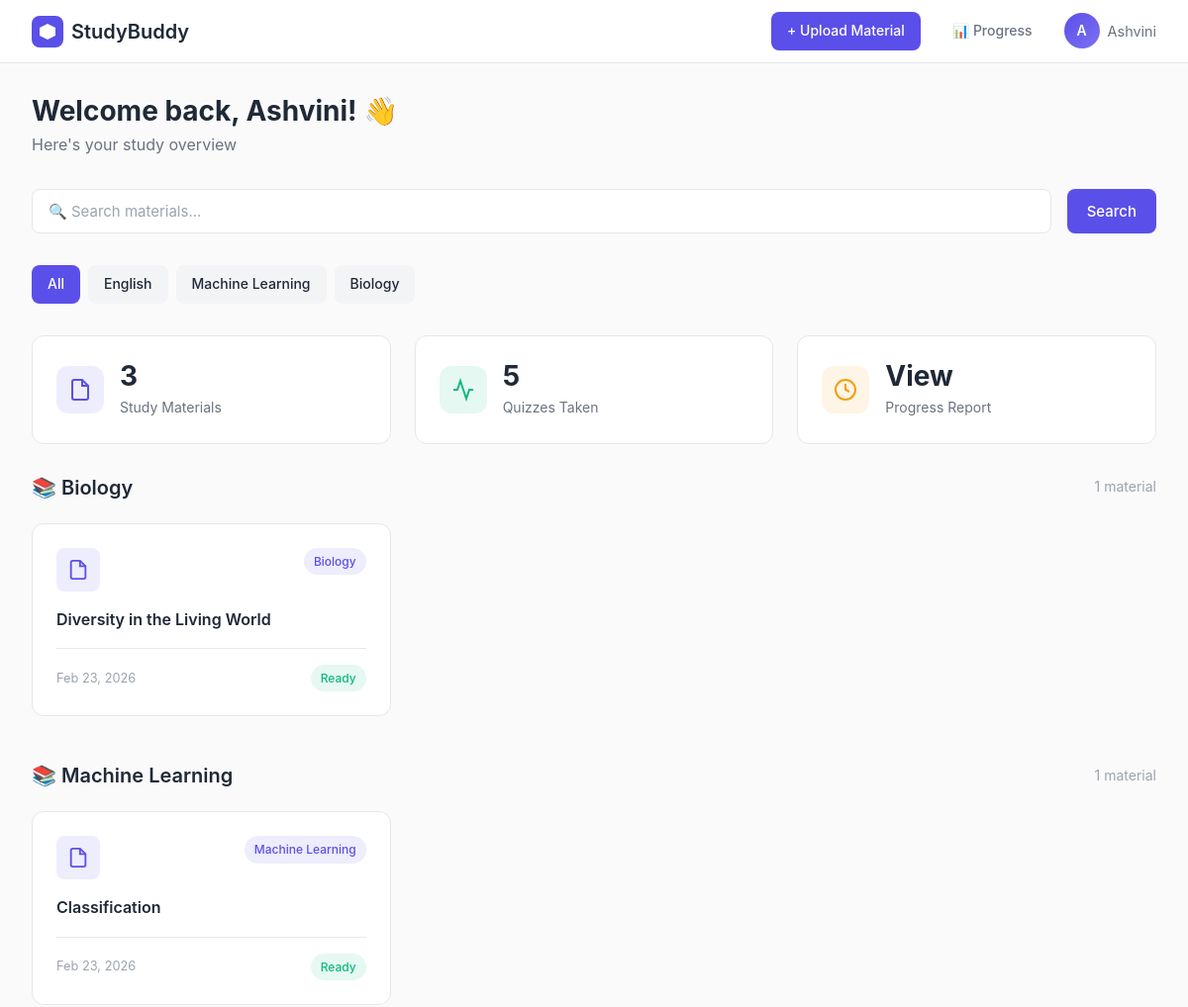
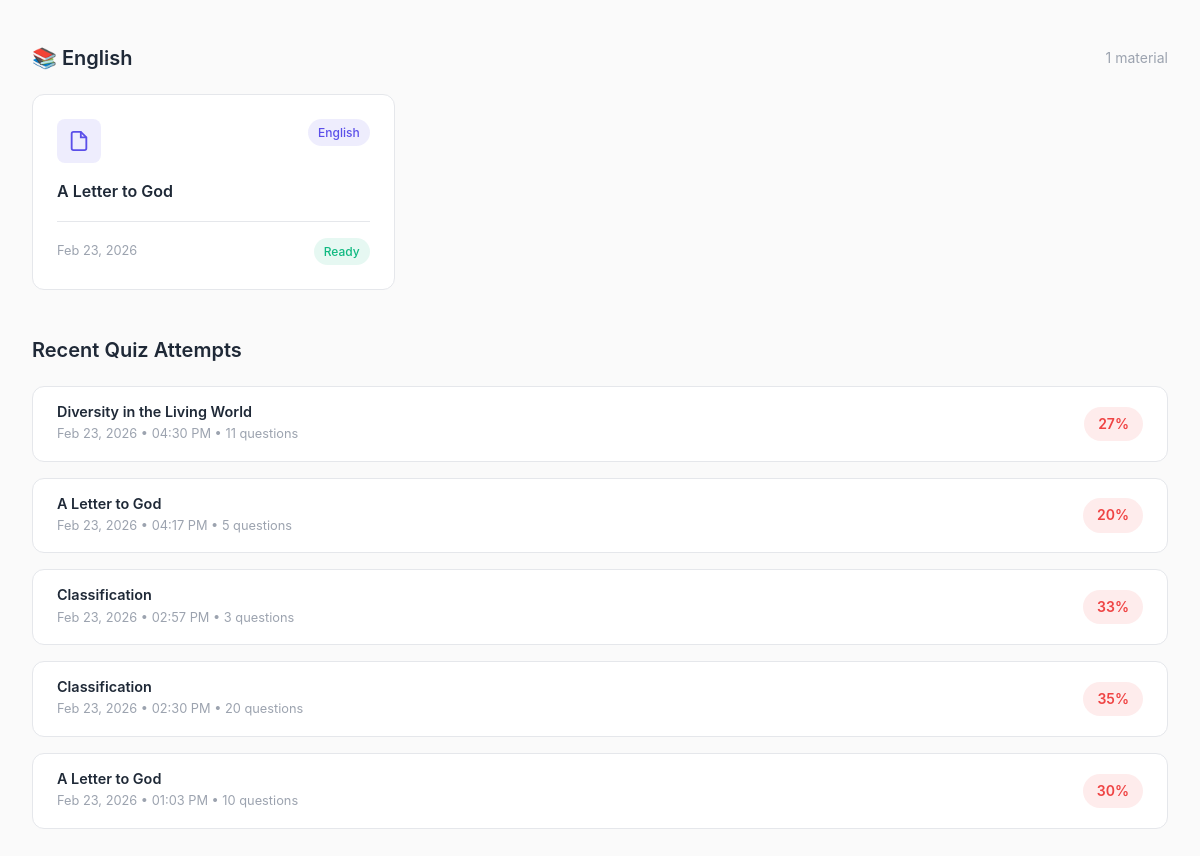
The page /dashboard/ (signed in) on the database its author committed (2 pictures, top to bottom).
### materials/models.py (models this page shows, shortened)
class StudyMaterial(models.Model):
    user = models.ForeignKey(User, on_delete=models.CASCADE)
    title = models.CharField(max_length=200)
    subject = models.CharField(max_length=100)
    file = models.FileField(upload_to='materials/')
    extracted_text = models.TextField(blank=True)
    uploaded_at = models.DateTimeField(auto_now_add=True)

### progress/models.py (models this page shows)
class QuizAttempt(models.Model):
    user = models.ForeignKey(User, on_delete=models.CASCADE)
    material = models.ForeignKey(StudyMaterial, on_delete=models.CASCADE)
    score = models.IntegerField(default=0)
    total_questions = models.IntegerField(default=0)
    attempted_at = models.DateTimeField(auto_now_add=True)
    def percentage(self):
        if self.total_questions == 0:
            return 0
        return round((self.score / self.total_questions) * 100)

### materials/views.py (the view)
# urls.py: path('dashboard/', views.dashboard, name='dashboard'),
@login_required
def dashboard(request):
    search = request.GET.get('search', '')
    subject_filter = request.GET.get('subject', '')
    materials = StudyMaterial.objects.filter(user=request.user).order_by('-uploaded_at')
    if search:
        materials = materials.filter(title__icontains=search) | materials.filter(subject__icontains=search)
        materials = materials.distinct()
    if subject_filter:
        materials = materials.filter(subject__icontains=subject_filter)
    all_materials = StudyMaterial.objects.filter(user=request.user)
    subjects = list(all_materials.values_list('subject', flat=True).distinct())
    from collections import defaultdict
    grouped = defaultdict(list)
    for m in materials:
        grouped[m.subject].append(m)
    attempts = QuizAttempt.objects.filter(user=request.user).order_by('-attempted_at')[:5]
    return render(request, 'dashboard.html', {
        'materials': materials,
        'attempts': attempts,
        'subjects': subjects,
        'grouped': dict(grouped),
        'search': search,
        'subject_filter': subject_filter,
    })

### templates/dashboard.html (shortened to what this page needs)
{% load static %}
<!DOCTYPE html>
<html lang="en">
<head>
    <link rel="stylesheet" href="{% static 'css/base.css' %}">
    <link rel="stylesheet" href="{% static 'css/components.css' %}">
</head>
<body>
    <div class="dashboard-layout">
        <nav class="topbar">
            <a href="{% url 'landing' %}" class="topbar-logo">
                <svg width="32" height="32" viewBox="0 0 32 32" fill="none">
                    <rect width="32" height="32" rx="8" fill="#5B4FE9"/>
                    <path d="M16 8L24 12V20L16 24L8 20V12L16 8Z" fill="white"/>
                </svg>
                StudyBuddy
            </a>
            <div class="topbar-right">
    <a href="{% url 'upload' %}" class="btn btn-primary btn-sm">+ Upload Material</a>
    <a href="{% url 'progress' %}" class="btn btn-ghost btn-sm">📊 Progress</a>
    <div style="position:relative;">
        <div style="display:flex;align-items:center;gap:0.5rem;cursor:pointer;" id="profileToggle">
            <div class="avatar">{{ request.user.username|first|upper }}</div>
            <span style="font-size:0.9rem;color:var(--text-secondary);">{{ request.user.username }}</span>
        </div>
    </div>
</div>
        </nav>
        <div class="dashboard-body">
            <div class="dashboard-header">
                <h1>Welcome back, {{ request.user.username }}! 👋</h1>
                <p>Here's your study overview</p>
            </div>
            <div style="display:flex;gap:var(--spacing-md);margin-bottom:var(--spacing-xl);flex-wrap:wrap;">
                <form method="GET" style="display:flex;gap:var(--spacing-md);flex:1;flex-wrap:wrap;">
                    <input
                        type="text"
                        name="search"
                        value="{{ search }}"
                        placeholder="🔍 Search materials..."
                        class="form-input"
                        style="flex:1;min-width:200px;"
                    >
                    <button type="submit" class="btn btn-primary">Search</button>
                </form>
            </div>
            {% if subjects %}
            <div style="display:flex;gap:var(--spacing-sm);flex-wrap:wrap;margin-bottom:var(--spacing-xl);">
                <a href="{% url 'dashboard' %}{% if search %}?search={{ search }}{% endif %}"
                class="btn btn-sm {% if not subject_filter %}btn-primary{% else %}btn-secondary{% endif %}">
                    All
                </a>
                {% for subject in subjects %}
                <a href="?subject={{ subject }}{% if search %}&search={{ search }}{% endif %}"
                class="btn btn-sm {% if subject_filter == subject %}btn-primary{% else %}btn-secondary{% endif %}">
                    {{ subject }}
                </a>
                {% endfor %}
            </div>
            {% endif %}
            <div class="stats-grid">
                <div class="stat-card">
                    <div class="stat-icon" style="background:rgba(91,79,233,0.1);">
                        <svg width="24" height="24" viewBox="0 0 24 24" fill="none" stroke="#5B4FE9" stroke-width="2">
                            <path d="M14 2H6a2 2 0 0 0-2 2v16a2 2 0 0 0 2 2h12a2 2 0 0 0 2-2V8z"/>
                            <polyline points="14 2 14 8 20 8"/>
                        </svg>
                    </div>
                    <div class="stat-info">
                        <h3>{{ materials|length }}</h3>
                        <p>Study Materials</p>
                    </div>
                </div>
                <div class="stat-card">
                    <div class="stat-icon" style="background:rgba(16,185,129,0.1);">
                        <svg width="24" height="24" viewBox="0 0 24 24" fill="none" stroke="#10B981" stroke-width="2">
                            <polyline points="22 12 18 12 15 21 9 3 6 12 2 12"/>
                        </svg>
                    </div>
                    <div class="stat-info">
                        <h3>{{ attempts|length }}</h3>
                        <p>Quizzes Taken</p>
                    </div>
                </div>
                <div class="stat-card">
                    <div class="stat-icon" style="background:rgba(245,158,11,0.1);">
                        <svg width="24" height="24" viewBox="0 0 24 24" fill="none" stroke="#F59E0B" stroke-width="2">
                            <circle cx="12" cy="12" r="10"/>
                            <polyline points="12 6 12 12 16 14"/>
                        </svg>
                    </div>
                    <div class="stat-info">
                        <h3><a href="{% url 'progress' %}" style="color:inherit;text-decoration:none;">View</a></h3>
                        <p>Progress Report</p>
                    </div>
                </div>
            </div>
            {% if subject_filter or search %}
            <h2 class="section-title">
                {% if subject_filter %}{{ subject_filter }}{% else %}Search Results{% endif %}
                <span style="font-size:0.875rem;font-weight:400;color:var(--text-tertiary);">({{ materials|length }} found)</span>
            </h2>
            <div class="materials-grid">
                <a href="{% url 'upload' %}" class="upload-card">
                    <svg width="40" height="40" viewBox="0 0 24 24" fill="none" stroke="currentColor" stroke-width="2">
                        <circle cx="12" cy="12" r="10"/>
                        <line x1="12" y1="8" x2="12" y2="16"/>
                        <line x1="8" y1="12" x2="16" y2="12"/>
                    </svg>
                    <h3>Upload New</h3>
                    <p>Add PDF material</p>
                </a>
                {% for material in materials %}
                <a href="{% url 'material_detail' material.pk %}" class="material-card">
                    <div class="material-card-header">
                        <div class="material-icon">
                            <svg width="22" height="22" viewBox="0 0 24 24" fill="none" stroke="currentColor" stroke-width="2">
                                <path d="M14 2H6a2 2 0 0 0-2 2v16a2 2 0 0 0 2 2h12a2 2 0 0 0 2-2V8z"/>
                                <polyline points="14 2 14 8 20 8"/>
                            </svg>
                        </div>
                        <span class="badge badge-primary">{{ material.subject }}</span>
                    </div>
                    <p class="material-title">{{ material.title }}</p>
                    <div class="material-meta">
                        <span class="material-date">{{ material.uploaded_at|date:"M d, Y" }}</span>
                        <span class="badge badge-success">Ready</span>
                    </div>
                </a>
                {% empty %}
                <div class="empty-state" style="grid-column:1/-1;">
                    <p>No materials found.</p>
                </div>
                {% endfor %}
            </div>
            {% else %}
            {% if grouped %}
                {% for subject, mats in grouped.items %}
                <div style="margin-bottom:var(--spacing-2xl);">
                    <div style="display:flex;align-items:center;justify-content:space-between;margin-bottom:var(--spacing-lg);">
                        <h2 class="section-title" style="margin:0;">📚 {{ subject }}</h2>
                        <span style="font-size:0.875rem;color:var(--text-tertiary);">{{ mats|length }} material{{ mats|length|pluralize }}</span>
                    </div>
                    <div class="materials-grid">
                        {% for material in mats %}
                        <a href="{% url 'material_detail' material.pk %}" class="material-card">
                            <div class="material-card-header">
                                <div class="material-icon">
                                    <svg width="22" height="22" viewBox="0 0 24 24" fill="none" stroke="currentColor" stroke-width="2">
                                        <path d="M14 2H6a2 2 0 0 0-2 2v16a2 2 0 0 0 2 2h12a2 2 0 0 0 2-2V8z"/>
                                        <polyline points="14 2 14 8 20 8"/>
                                    </svg>
                                </div>
                                <span class="badge badge-primary">{{ material.subject }}</span>
                            </div>
                            <p class="material-title">{{ material.title }}</p>
                            <div class="material-meta">
                                <span class="material-date">{{ material.uploaded_at|date:"M d, Y" }}</span>
                                <span class="badge badge-success">Ready</span>
                            </div>
                        </a>
                        {% endfor %}
                    </div>
                </div>
                {% endfor %}
            {% endif %}
            {% endif %}
            {% if attempts %}
            <div class="recent-section">
                <h2 class="section-title">Recent Quiz Attempts</h2>
                <div class="attempts-list">
                    {% for attempt in attempts %}
                    <div class="attempt-item">
                        <div class="attempt-info">
                            <h4>{{ attempt.material.title }}</h4>
                            <p>{{ attempt.attempted_at|date:"M d, Y • h:i A" }} • {{ attempt.total_questions }} questions</p>
                        </div>
                        <span class="score-badge {% if attempt.percentage >= 70 %}score-high{% elif attempt.percentage >= 40 %}score-mid{% else %}score-low{% endif %}">
                            {{ attempt.percentage }}%
                        </span>
                    </div>
                    {% endfor %}
                </div>
            </div>
            {% endif %}
        </div>
    </div>
</body>
</html>

### static/css/base.css (style rules this page uses)
* { margin: 0; padding: 0; box-sizing: border-box; }
:root { --primary: #5B4FE9; --primary-light: #7C71F0; --primary-dark: #4A3FD8; --success: #10B981; --success-light: #34D399; --warning: #F59E0B; --error: #EF4444; --bg-primary: #FAFAFA; --bg-secondary: #FFFFFF; --bg-tertiary: #F3F4F6; --text-primary: #1F2937; --text-secondary: #6B7280; --text-tertiary: #9CA3AF; --border: #E5E7EB; --border-dark: #D1D5DB; --shadow-sm: 0 1px 2px 0 rgba(0, 0, 0, 0.05); --shadow-md: 0 4px 6px -1px rgba(0, 0, 0, 0.1); --shadow-lg: 0 10px 15px -3px rgba(0, 0, 0, 0.1); --shadow-xl: 0 20px 25px -5px rgba(0, 0, 0, 0.1); --spacing-xs: 0.25rem; --spacing-sm: 0.5rem; --spacing-md: 1rem; --spacing-lg: 1.5rem; --spacing-xl: 2rem; --spacing-2xl: 3rem; --radius-sm: 0.375rem; --radius-md: 0.5rem; --radius-lg: 0.75rem; --radius-xl: 1rem; --font-sans: -apple-system, BlinkMacSystemFont, 'Segoe UI', 'Roboto', 'Oxygen', 'Ubuntu', 'Cantarell', 'Fira Sans', 'Droid Sans', 'Helvetica Neue', sans-serif; --font-mono: 'SF Mono', Monaco, 'Cascadia Code', 'Roboto Mono', Consolas, 'Courier New', monospace; --transition-fast: 150ms ease; --transition-base: 200ms ease; --transition-slow: 300ms ease; }
html { font-size: 16px; scroll-behavior: smooth; }
body { font-family: var(--font-sans); font-size: 1rem; line-height: 1.6; color: var(--text-primary); background-color: var(--bg-primary); -webkit-font-smoothing: antialiased; -moz-osx-font-smoothing: grayscale; }
h1, h2, h3, h4, h5, h6 { font-weight: 600; line-height: 1.2; color: var(--text-primary); margin-bottom: var(--spacing-md); }
h1 { font-size: 2.5rem; }
h2 { font-size: 2rem; }
h3 { font-size: 1.5rem; }
h4 { font-size: 1.25rem; }
p { margin-bottom: var(--spacing-md); color: var(--text-secondary); }
a { color: var(--primary); text-decoration: none; transition: color var(--transition-fast); }

### static/css/components.css (style rules this page uses)
.btn { display: inline-flex; align-items: center; justify-content: center; gap: var(--spacing-sm); padding: 0.625rem 1.25rem; font-size: 0.9375rem; font-weight: 500; border: none; border-radius: var(--radius-md); cursor: pointer; transition: all var(--transition-base); text-decoration: none; font-family: var(--font-sans); }
.btn-sm { padding: 0.5rem 1rem; font-size: 0.875rem; }
.btn-primary { background-color: var(--primary); color: white; }
.btn-secondary { background-color: var(--bg-tertiary); color: var(--text-primary); }
.btn-ghost { background-color: transparent; color: var(--text-secondary); }
.form-input, .form-textarea, .form-select { width: 100%; padding: 0.75rem 1rem; font-size: 0.9375rem; font-family: var(--font-sans); color: var(--text-primary); background-color: var(--bg-secondary); border: 1px solid var(--border); border-radius: var(--radius-md); transition: all var(--transition-fast); }
.form-input::placeholder, .form-textarea::placeholder { color: var(--text-tertiary); }
.badge { display: inline-flex; align-items: center; padding: 0.25rem 0.625rem; font-size: 0.75rem; font-weight: 500; border-radius: 999px; white-space: nowrap; }
.badge-primary { background-color: rgba(91, 79, 233, 0.1); color: var(--primary); }
.badge-success { background-color: rgba(16, 185, 129, 0.1); color: var(--success); }
.avatar { width: 40px; height: 40px; border-radius: 50%; background-color: var(--primary); color: white; display: flex; align-items: center; justify-content: center; font-weight: 600; font-size: 1rem; }

### rows shown on the page
StudyMaterial: subject "Biology", mats "1", title "Diversity in the Living World", uploaded_at "Feb 23, 2026"
StudyMaterial: subject "Machine Learning", mats "1", title "Classification", uploaded_at "Feb 23, 2026"
StudyMaterial: subject "English", mats "1", title "A Letter to God", uploaded_at "Feb 23, 2026"
QuizAttempt: material "Diversity in the Living World", attempted_at "Feb 23, 2026 • 04:30 PM", total_questions "11", percentage "27"
QuizAttempt: material "A Letter to God", attempted_at "Feb 23, 2026 • 04:17 PM", total_questions "5", percentage "20"
QuizAttempt: material "Classification", attempted_at "Feb 23, 2026 • 02:57 PM", total_questions "3", percentage "33"
QuizAttempt: material "Classification", attempted_at "Feb 23, 2026 • 02:30 PM", total_questions "20", percentage "35"
QuizAttempt: material "A Letter to God", attempted_at "Feb 23, 2026 • 01:03 PM", total_questions "10", percentage "30"

### other values the page prints
{{ request.user.username|first|upper }} "A"
{{ request.user.username }} "Ashvini"
{{ subject }} "English" "Machine Learning" "Biology"
{{ materials|length }} "3"
{{ attempts|length }} "5"
